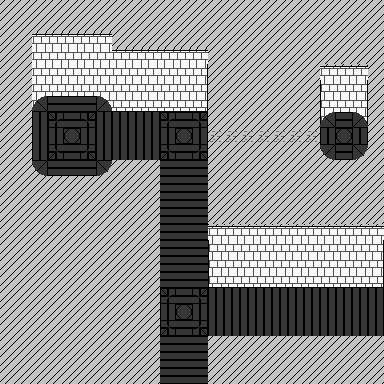

Rendered tile map (Tiled .tmx) drawn with the repository's tilesets; below, a short description and the full map source, tile grids included:
An orthogonal 24x24 tile map with 16x16 px tiles, 3 tile layers (Tile Layer 3, Tile Layer 1, Tile Layer 2), 3 tilesets.

<map version="1.10" tiledversion="1.10.1" orientation="orthogonal" renderorder="right-down" width="24" height="24" tilewidth="16" tileheight="16" infinite="0" nextlayerid="4" nextobjectid="1">
 <tileset firstgid="1" source="ground tlst6.tsx" />
 <tileset firstgid="55" source="building tileset0.tsx" />
 <tileset firstgid="325" source="ground tlst3.tsx" />
 <layer id="3" name="Tile Layer 3" width="24" height="24">
  <data encoding="csv">
63,63,63,63,63,63,63,63,63,63,63,63,63,63,63,63,63,63,63,63,63,63,63,63,
63,63,63,63,63,63,63,63,63,63,63,63,63,63,63,63,63,63,63,63,63,63,63,63,
63,63,63,63,63,63,63,63,63,63,63,63,63,63,63,63,63,63,63,63,63,63,63,63,
63,63,63,63,63,63,63,63,63,63,63,63,63,63,63,63,63,63,63,63,63,63,63,63,
63,63,63,63,63,63,63,63,63,63,63,63,63,63,63,63,63,63,63,63,63,63,63,63,
63,63,63,63,63,63,63,63,63,63,63,63,63,63,63,63,63,63,63,63,271,63,63,63,
63,63,272,63,63,63,272,63,63,63,63,63,63,63,63,63,63,63,63,63,271,63,63,63,
63,63,63,63,63,63,63,63,63,63,63,63,63,63,63,63,63,63,63,63,271,272,273,63,
63,63,63,63,63,63,63,63,63,63,63,63,63,63,63,63,63,63,63,63,63,63,63,63,
63,63,63,63,63,63,63,63,63,63,63,63,63,63,63,63,63,63,63,63,63,63,63,63,
63,63,63,63,63,63,63,63,63,63,63,63,63,63,63,63,63,63,63,63,63,63,63,63,
63,63,63,63,63,63,63,63,63,63,63,63,63,63,63,63,63,63,63,63,63,63,63,63,
63,63,63,63,63,63,63,63,63,63,63,63,63,63,63,63,63,63,63,63,63,63,63,63,
63,63,63,63,63,63,63,63,63,63,63,63,63,63,63,63,63,63,63,63,63,63,63,63,
63,63,63,63,63,63,63,63,63,63,63,63,63,63,63,63,63,63,63,63,63,63,63,63,
63,63,63,63,63,63,63,63,63,63,63,63,63,63,63,63,63,63,63,63,63,63,63,63,
63,63,63,63,63,63,63,63,63,63,63,63,63,63,63,63,63,63,63,63,63,63,63,63,
63,63,63,63,63,63,63,63,63,63,63,63,63,63,63,63,63,63,63,63,63,63,63,63,
63,63,63,63,63,63,63,63,63,63,63,63,63,63,63,63,63,63,63,63,63,63,63,63,
63,63,63,63,63,63,63,63,63,63,63,63,63,63,63,63,63,63,63,63,63,63,63,63,
63,63,63,63,63,63,63,63,63,63,63,63,63,63,63,63,63,63,63,63,63,63,63,63,
63,63,63,63,63,63,63,63,63,63,63,63,63,63,63,63,63,63,63,63,63,63,63,63,
63,63,63,63,63,63,63,63,63,63,63,63,63,63,63,63,63,63,63,63,63,63,63,63,
63,63,63,63,63,63,63,63,63,63,63,63,63,63,63,63,63,63,63,63,63,63,63,63
</data>
 </layer>
 <layer id="1" name="Tile Layer 1" width="24" height="24">
  <data encoding="csv">
63,63,63,63,63,63,63,63,63,63,63,63,63,0,0,0,0,0,0,0,0,0,0,0,
63,63,63,63,63,63,63,63,63,63,63,63,63,0,0,0,0,0,0,0,0,0,0,0,
63,63,0,0,0,0,0,63,63,63,63,63,63,63,0,0,0,0,0,0,0,0,0,0,
63,63,0,0,0,0,0,0,0,0,0,0,0,0,0,0,0,0,0,0,0,0,0,0,
63,63,0,0,0,0,0,0,0,0,0,0,0,0,0,0,0,0,0,0,0,0,0,0,
63,63,0,0,0,0,0,0,0,0,0,0,0,0,0,0,0,0,0,0,0,0,0,0,
63,63,10,21,21,21,11,0,0,0,0,0,0,63,63,63,63,63,63,63,63,63,63,63,
63,63,6,53,21,53,6,6,6,6,53,21,53,63,63,63,63,63,63,63,10,21,11,63,
63,63,6,6,53,6,6,6,6,6,6,53,6,63,63,63,63,63,63,63,6,53,6,63,
63,63,6,53,21,53,6,6,6,6,53,21,53,63,63,63,63,63,63,63,19,21,20,63,
63,63,19,21,21,21,20,63,63,63,0,0,0,63,63,63,63,63,63,63,63,63,63,63,
63,63,63,63,63,63,63,63,63,63,0,0,0,63,63,63,63,63,63,63,63,63,63,63,
63,63,63,63,63,63,63,63,63,63,0,0,0,63,63,63,63,63,63,63,63,63,63,63,
63,63,63,63,63,63,63,63,63,63,0,0,0,63,63,63,63,63,63,63,63,63,63,63,
63,63,63,63,63,63,63,63,63,63,0,0,0,0,0,0,0,0,0,0,0,0,0,0,
63,63,63,63,63,63,63,63,63,63,0,0,0,0,0,0,0,0,0,0,0,0,0,0,
63,63,63,63,63,63,63,63,63,63,0,0,0,0,0,0,0,0,0,0,0,0,0,0,
63,63,63,63,63,63,63,63,63,63,0,0,0,0,0,0,0,0,0,0,0,0,0,0,
63,63,63,63,63,63,63,63,63,63,53,6,53,6,6,6,6,6,6,6,6,6,6,6,
63,63,63,63,63,63,63,63,63,63,6,53,6,6,6,6,6,6,6,6,6,6,6,6,
63,63,63,63,63,63,63,63,63,63,53,6,53,6,6,6,6,6,6,6,6,6,6,6,
63,63,63,63,63,63,63,63,63,63,6,6,6,63,63,63,63,63,63,63,63,63,63,63,
63,63,63,63,63,63,63,63,63,63,6,6,6,63,63,63,63,63,63,63,63,63,63,63,
63,63,63,63,63,63,63,63,63,63,6,6,6,63,63,63,63,63,63,63,63,63,63,63
</data>
 </layer>
 <layer id="2" name="Tile Layer 2" width="24" height="24">
  <data encoding="csv">
0,0,0,0,0,0,0,0,0,0,0,0,63,63,63,63,63,63,63,63,63,63,63,63,
63,63,63,63,63,63,63,0,0,0,0,0,63,63,63,63,63,63,63,63,63,63,63,63,
63,63,312,312,312,312,312,63,63,63,63,63,63,63,63,63,63,63,63,63,63,63,63,63,
63,63,272,272,272,272,272,312,312,312,312,312,312,63,63,63,63,63,63,63,63,63,63,63,
63,63,272,272,272,272,272,272,272,272,272,272,273,63,63,63,63,63,63,63,313,313,313,63,
63,63,272,272,272,272,272,272,272,272,272,272,273,63,63,63,63,63,63,63,271,272,273,63,
63,63,0,0,0,0,0,281,281,281,281,281,282,0,0,0,0,0,0,0,271,272,273,0,
63,63,0,13,0,14,0,0,0,0,13,0,14,63,63,63,63,63,63,63,0,0,0,0,
63,63,0,0,12,0,0,0,0,0,0,12,0,3,3,3,3,3,3,3,0,12,0,0,
63,63,0,22,0,23,0,0,0,0,22,0,23,63,0,0,0,0,63,63,0,0,0,0,
63,63,0,0,0,0,0,0,0,0,21,21,21,63,0,0,0,0,0,0,0,0,0,0,
63,63,0,0,0,0,0,0,0,0,21,21,21,63,0,0,0,0,0,0,0,0,0,0,
0,0,0,0,0,0,0,0,0,0,21,21,21,63,0,0,0,0,0,0,0,0,0,0,
0,0,0,0,0,0,0,0,0,0,21,21,21,63,0,0,0,0,0,0,0,0,0,0,
0,0,0,0,0,0,0,0,0,0,21,21,21,314,314,314,314,314,314,314,314,314,314,314,
0,0,0,0,0,0,0,0,0,0,21,21,21,271,272,272,272,272,272,272,272,272,272,273,
0,0,0,0,0,0,0,0,0,0,21,21,21,271,272,272,272,272,272,272,272,272,272,273,
0,0,0,0,0,0,0,0,0,0,21,21,21,280,281,281,281,281,281,281,281,281,281,282,
0,0,0,0,0,0,0,0,0,0,13,21,14,0,0,0,0,0,0,0,0,0,0,0,
0,0,0,0,0,0,0,0,0,0,0,12,0,0,0,0,0,0,0,0,0,0,0,0,
0,0,0,0,0,0,0,0,0,0,22,21,23,0,0,0,0,0,0,0,0,0,0,0,
0,0,0,0,0,0,0,0,0,0,21,21,21,0,0,0,0,0,0,0,0,0,0,0,
0,0,0,0,0,0,0,0,0,0,21,21,21,0,0,0,0,0,0,0,0,0,0,0,
0,0,0,0,0,0,0,0,0,0,21,21,21,0,0,0,0,0,0,0,0,0,0,0
</data>
 </layer>
</map>
